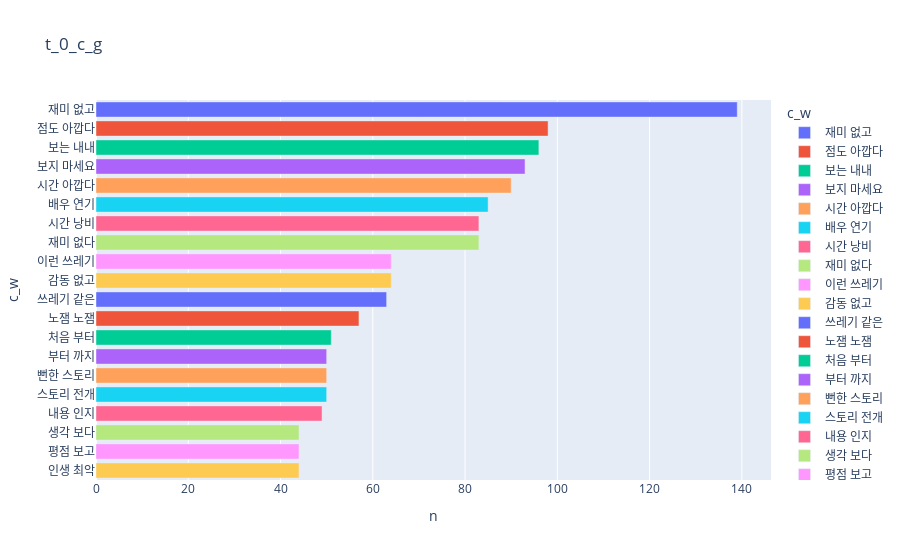

Notebook code cell kept with this figure:
### Code cell
t_l_0_data=dict(N_그램_표현(t_l_0_s,20,2))
v_df2=pd.DataFrame(columns=['c_w','n'])
v_df2['c_w']=list(t_l_0_data.keys())
v_df2['n']=list(t_l_0_data.values())
fig=px.bar(v_df2,x='n',y='c_w',orientation='h',title='t_0_c_g',color='c_w')#orientation:동작 형식
fig.show()

### Figure 1 — Plotly figure (JSON) as saved in the notebook; plotly's stock layout.template omitted (floating-point values rounded to 4 significant figures)
{"data": [{"alignmentgroup": "True", "hovertemplate": "c_w=%{y}<br>n=%{x}<extra></extra>", "legendgroup": "재미 없고", "marker": {"color": "#636efa", "pattern": {"shape": ""}}, "name": "재미 없고", "offsetgroup": "재미 없고", "orientation": "h", "showlegend": true, "textposition": "auto", "type": "bar", "x": [139], "xaxis": "x", "y": ["재미 없고"], "yaxis": "y"}, {"alignmentgroup": "True", "hovertemplate": "c_w=%{y}<br>n=%{x}<extra></extra>", "legendgroup": "점도 아깝다", "marker": {"color": "#EF553B", "pattern": {"shape": ""}}, "name": "점도 아깝다", "offsetgroup": "점도 아깝다", "orientation": "h", "showlegend": true, "textposition": "auto", "type": "bar", "x": [98], "xaxis": "x", "y": ["점도 아깝다"], "yaxis": "y"}, {"alignmentgroup": "True", "hovertemplate": "c_w=%{y}<br>n=%{x}<extra></extra>", "legendgroup": "보는 내내", "marker": {"color": "#00cc96", "pattern": {"shape": ""}}, "name": "보는 내내", "offsetgroup": "보는 내내", "orientation": "h", "showlegend": true, "textposition": "auto", "type": "bar", "x": [96], "xaxis": "x", "y": ["보는 내내"], "yaxis": "y"}, {"alignmentgroup": "True", "hovertemplate": "c_w=%{y}<br>n=%{x}<extra></extra>", "legendgroup": "보지 마세요", "marker": {"color": "#ab63fa", "pattern": {"shape": ""}}, "name": "보지 마세요", "offsetgroup": "보지 마세요", "orientation": "h", "showlegend": true, "textposition": "auto", "type": "bar", "x": [93], "xaxis": "x", "y": ["보지 마세요"], "yaxis": "y"}, {"alignmentgroup": "True", "hovertemplate": "c_w=%{y}<br>n=%{x}<extra></extra>", "legendgroup": "시간 아깝다", "marker": {"color": "#FFA15A", "pattern": {"shape": ""}}, "name": "시간 아깝다", "offsetgroup": "시간 아깝다", "orientation": "h", "showlegend": true, "textposition": "auto", "type": "bar", "x": [90], "xaxis": "x", "y": ["시간 아깝다"], "yaxis": "y"}, {"alignmentgroup": "True", "hovertemplate": "c_w=%{y}<br>n=%{x}<extra></extra>", "legendgroup": "배우 연기", "marker": {"color": "#19d3f3", "pattern": {"shape": ""}}, "name": "배우 연기", "offsetgroup": "배우 연기", "orientation": "h", "showlegend": true, "textposition": "auto", "type": "bar", "x": [85], "xaxis": "x", "y": ["배우 연기"], "yaxis": "y"}, {"alignmentgroup": "True", "hovertemplate": "c_w=%{y}<br>n=%{x}<extra></extra>", "legendgroup": "시간 낭비", "marker": {"color": "#FF6692", "pattern": {"shape": ""}}, "name": "시간 낭비", "offsetgroup": "시간 낭비", "orientation": "h", "showlegend": true, "textposition": "auto", "type": "bar", "x": [83], "xaxis": "x", "y": ["시간 낭비"], "yaxis": "y"}, {"alignmentgroup": "True", "hovertemplate": "c_w=%{y}<br>n=%{x}<extra></extra>", "legendgroup": "재미 없다", "marker": {"color": "#B6E880", "pattern": {"shape": ""}}, "name": "재미 없다", "offsetgroup": "재미 없다", "orientation": "h", "showlegend": true, "textposition": "auto", "type": "bar", "x": [83], "xaxis": "x", "y": ["재미 없다"], "yaxis": "y"}, {"alignmentgroup": "True", "hovertemplate": "c_w=%{y}<br>n=%{x}<extra></extra>", "legendgroup": "이런 쓰레기", "marker": {"color": "#FF97FF", "pattern": {"shape": ""}}, "name": "이런 쓰레기", "offsetgroup": "이런 쓰레기", "orientation": "h", "showlegend": true, "textposition": "auto", "type": "bar", "x": [64], "xaxis": "x", "y": ["이런 쓰레기"], "yaxis": "y"}, {"alignmentgroup": "True", "hovertemplate": "c_w=%{y}<br>n=%{x}<extra></extra>", "legendgroup": "감동 없고", "marker": {"color": "#FECB52", "pattern": {"shape": ""}}, "name": "감동 없고", "offsetgroup": "감동 없고", "orientation": "h", "showlegend": true, "textposition": "auto", "type": "bar", "x": [64], "xaxis": "x", "y": ["감동 없고"], "yaxis": "y"}, {"alignmentgroup": "True", "hovertemplate": "c_w=%{y}<br>n=%{x}<extra></extra>", "legendgroup": "쓰레기 같은", "marker": {"color": "#636efa", "pattern": {"shape": ""}}, "name": "쓰레기 같은", "offsetgroup": "쓰레기 같은", "orientation": "h", "showlegend": true, "textposition": "auto", "type": "bar", "x": [63], "xaxis": "x", "y": ["쓰레기 같은"], "yaxis": "y"}, {"alignmentgroup": "True", "hovertemplate": "c_w=%{y}<br>n=%{x}<extra></extra>", "legendgroup": "노잼 노잼", "marker": {"color": "#EF553B", "pattern": {"shape": ""}}, "name": "노잼 노잼", "offsetgroup": "노잼 노잼", "orientation": "h", "showlegend": true, "textposition": "auto", "type": "bar", "x": [57], "xaxis": "x", "y": ["노잼 노잼"], "yaxis": "y"}, {"alignmentgroup": "True", "hovertemplate": "c_w=%{y}<br>n=%{x}<extra></extra>", "legendgroup": "처음 부터", "marker": {"color": "#00cc96", "pattern": {"shape": ""}}, "name": "처음 부터", "offsetgroup": "처음 부터", "orientation": "h", "showlegend": true, "textposition": "auto", "type": "bar", "x": [51], "xaxis": "x", "y": ["처음 부터"], "yaxis": "y"}, {"alignmentgroup": "True", "hovertemplate": "c_w=%{y}<br>n=%{x}<extra></extra>", "legendgroup": "부터 까지", "marker": {"color": "#ab63fa", "pattern": {"shape": ""}}, "name": "부터 까지", "offsetgroup": "부터 까지", "orientation": "h", "showlegend": true, "textposition": "auto", "type": "bar", "x": [50], "xaxis": "x", "y": ["부터 까지"], "yaxis": "y"}, {"alignmentgroup": "True", "hovertemplate": "c_w=%{y}<br>n=%{x}<extra></extra>", "legendgroup": "뻔한 스토리", "marker": {"color": "#FFA15A", "pattern": {"shape": ""}}, "name": "뻔한 스토리", "offsetgroup": "뻔한 스토리", "orientation": "h", "showlegend": true, "textposition": "auto", "type": "bar", "x": [50], "xaxis": "x", "y": ["뻔한 스토리"], "yaxis": "y"}, {"alignmentgroup": "True", "hovertemplate": "c_w=%{y}<br>n=%{x}<extra></extra>", "legendgroup": "스토리 전개", "marker": {"color": "#19d3f3", "pattern": {"shape": ""}}, "name": "스토리 전개", "offsetgroup": "스토리 전개", "orientation": "h", "showlegend": true, "textposition": "auto", "type": "bar", "x": [50], "xaxis": "x", "y": ["스토리 전개"], "yaxis": "y"}, {"alignmentgroup": "True", "hovertemplate": "c_w=%{y}<br>n=%{x}<extra></extra>", "legendgroup": "내용 인지", "marker": {"color": "#FF6692", "pattern": {"shape": ""}}, "name": "내용 인지", "offsetgroup": "내용 인지", "orientation": "h", "showlegend": true, "textposition": "auto", "type": "bar", "x": [49], "xaxis": "x", "y": ["내용 인지"], "yaxis": "y"}, {"alignmentgroup": "True", "hovertemplate": "c_w=%{y}<br>n=%{x}<extra></extra>", "legendgroup": "생각 보다", "marker": {"color": "#B6E880", "pattern": {"shape": ""}}, "name": "생각 보다", "offsetgroup": "생각 보다", "orientation": "h", "showlegend": true, "textposition": "auto", "type": "bar", "x": [44], "xaxis": "x", "y": ["생각 보다"], "yaxis": "y"}, {"alignmentgroup": "True", "hovertemplate": "c_w=%{y}<br>n=%{x}<extra></extra>", "legendgroup": "평점 보고", "marker": {"color": "#FF97FF", "pattern": {"shape": ""}}, "name": "평점 보고", "offsetgroup": "평점 보고", "orientation": "h", "showlegend": true, "textposition": "auto", "type": "bar", "x": [44], "xaxis": "x", "y": ["평점 보고"], "yaxis": "y"}, {"alignmentgroup": "True", "hovertemplate": "c_w=%{y}<br>n=%{x}<extra></extra>", "legendgroup": "인생 최악", "marker": {"color": "#FECB52", "pattern": {"shape": ""}}, "name": "인생 최악", "offsetgroup": "인생 최악", "orientation": "h", "showlegend": true, "textposition": "auto", "type": "bar", "x": [44], "xaxis": "x", "y": ["인생 최악"], "yaxis": "y"}], "layout": {"barmode": "relative", "legend": {"title": {"text": "c_w"}, "tracegroupgap": 0}, "title": {"text": "t_0_c_g"}, "xaxis": {"anchor": "y", "domain": [0, 1], "title": {"text": "n"}}, "yaxis": {"anchor": "x", "categoryarray": ["인생 최악", "평점 보고", "생각 보다", "내용 인지", "스토리 전개", "뻔한 스토리", "부터 까지", "처음 부터", "노잼 노잼", "쓰레기 같은", "감동 없고", "이런 쓰레기", "재미 없다", "시간 낭비", "배우 연기", "시간 아깝다", "보지 마세요", "보는 내내", "점도 아깝다", "재미 없고"], "categoryorder": "array", "domain": [0, 1], "title": {"text": "c_w"}}}}
